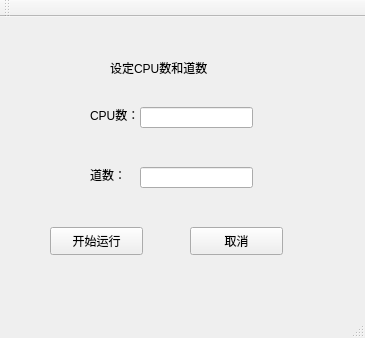
<?xml version="1.0" encoding="UTF-8"?>
<ui version="4.0">
 <class>MainWindow</class>
 <widget class="QMainWindow" name="MainWindow">
  <property name="geometry">
   <rect>
    <x>0</x>
    <y>0</y>
    <width>365</width>
    <height>338</height>
   </rect>
  </property>
  <property name="windowTitle">
   <string>MainWindow</string>
  </property>
  <widget class="QWidget" name="centralWidget">
   <widget class="QLabel" name="label">
    <property name="geometry">
     <rect>
      <x>90</x>
      <y>90</y>
      <width>72</width>
      <height>15</height>
     </rect>
    </property>
    <property name="text">
     <string>CPU数：</string>
    </property>
   </widget>
   <widget class="QLabel" name="label_2">
    <property name="geometry">
     <rect>
      <x>90</x>
      <y>150</y>
      <width>72</width>
      <height>15</height>
     </rect>
    </property>
    <property name="text">
     <string>道数：</string>
    </property>
   </widget>
   <widget class="QLineEdit" name="CPULine">
    <property name="geometry">
     <rect>
      <x>140</x>
      <y>90</y>
      <width>113</width>
      <height>21</height>
     </rect>
    </property>
   </widget>
   <widget class="QLineEdit" name="numberLine">
    <property name="geometry">
     <rect>
      <x>140</x>
      <y>150</y>
      <width>113</width>
      <height>21</height>
     </rect>
    </property>
   </widget>
   <widget class="QPushButton" name="runButton">
    <property name="geometry">
     <rect>
      <x>50</x>
      <y>210</y>
      <width>93</width>
      <height>28</height>
     </rect>
    </property>
    <property name="text">
     <string>开始运行</string>
    </property>
   </widget>
   <widget class="QPushButton" name="pauseButton">
    <property name="geometry">
     <rect>
      <x>190</x>
      <y>210</y>
      <width>93</width>
      <height>28</height>
     </rect>
    </property>
    <property name="text">
     <string>取消</string>
    </property>
   </widget>
   <widget class="QLabel" name="label_3">
    <property name="geometry">
     <rect>
      <x>110</x>
      <y>40</y>
      <width>211</width>
      <height>21</height>
     </rect>
    </property>
    <property name="text">
     <string>设定CPU数和道数</string>
    </property>
   </widget>
  </widget>
  <widget class="QMenuBar" name="menuBar">
   <property name="geometry">
    <rect>
     <x>0</x>
     <y>0</y>
     <width>365</width>
     <height>26</height>
    </rect>
   </property>
  </widget>
  <widget class="QToolBar" name="mainToolBar">
   <attribute name="toolBarArea">
    <enum>TopToolBarArea</enum>
   </attribute>
   <attribute name="toolBarBreak">
    <bool>false</bool>
   </attribute>
  </widget>
  <widget class="QStatusBar" name="statusBar"/>
 </widget>
 <layoutdefault spacing="6" margin="11"/>
 <resources/>
 <connections/>
</ui>
